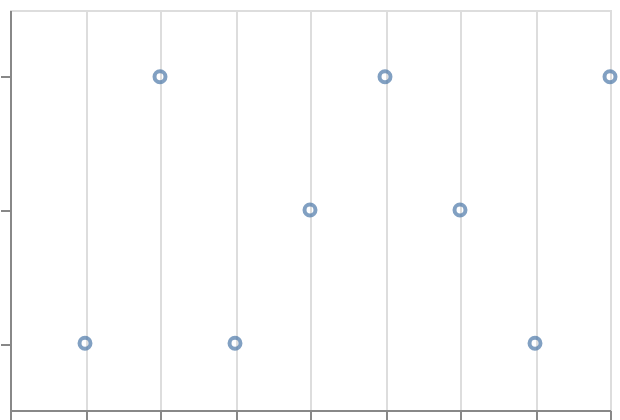

Vega-Lite specification for this chart:
### Vega-Lite specification from a JSON file in a GitHub repository (floating-point values rounded to 4 significant figures)
{"$schema": "https://vega.github.io/schema/vega-lite/v6.json", "padding": 5, "autosize": "none", "width": 300, "height": 200, "data": {"name": "table", "values": [{"c": "A", "g": "p", "x": 1, "y": 2, "v": 5, "t": "2024-01-15", "o": {"v": 3}, "IMDB Rating": 6.1, "d": "x1"}, {"c": "B", "g": "q", "x": 2, "y": 4, "v": 9, "t": "2024-02-20", "o": {"v": 7}, "IMDB Rating": 7.4, "d": "x2"}, {"c": "A", "g": "q", "x": 3, "y": 3, "v": 2, "t": "2024-03-05", "o": {"v": 1}, "IMDB Rating": 5.2, "d": "x1"}, {"c": "C", "g": "p", "x": 4, "y": 6, "v": 7, "t": "2024-05-30", "o": {"v": 4}, "IMDB Rating": 8.8, "d": "x3"}, {"c": "B", "g": "p", "x": 5, "y": 5, "v": 4, "t": "2024-07-11", "o": {"v": 9}, "IMDB Rating": 6.9, "d": "x2"}, {"c": "C", "g": "q", "x": 6, "y": 8, "v": 6, "t": "2024-09-02", "o": {"v": 2}, "IMDB Rating": 7.7, "d": "x3"}, {"c": "A", "g": "p", "x": 7, "y": 7, "v": 8, "t": "2024-11-25", "o": {"v": 5}, "IMDB Rating": 4.4, "d": "x1"}, {"c": "B", "g": "q", "x": 8, "y": 9, "v": 3, "t": "2024-12-31", "o": {"v": 8}, "IMDB Rating": 9.1, "d": "x2"}]}, "mark": "point", "encoding": {"x": {"field": "x", "type": "quantitative"}, "y": {"field": "c", "type": "nominal", "sort": ["B", "C", "A"]}}}
